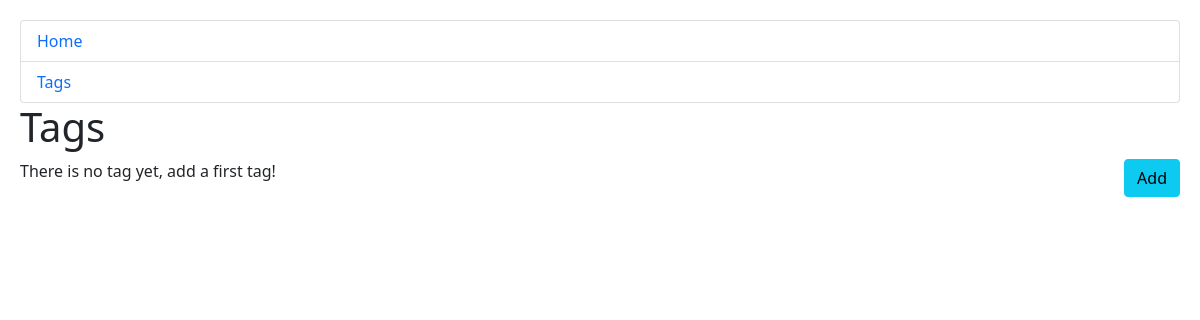
The page /tags/ on the database as committed earlier.
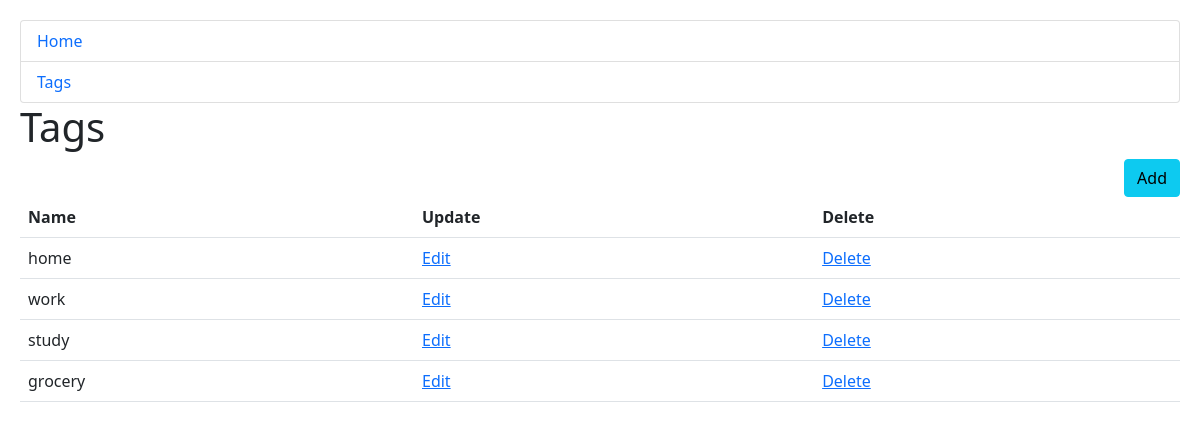
The same page on the database as committed later.
### tasklist/models.py (models this page shows, shortened)
class Tag(models.Model):
    name = models.CharField(max_length=100)

### tasklist/views.py (the view)
# urls.py: path("tags/", TagList.as_view(), name="tags-list"),
class TagList(generic.ListView):
    model = Tag
    context_object_name = "tags_list"
    template_name = "tasklist/tags_list.html"
    queryset = Tag.objects.all()

### templates/tasklist/tags_list.html
{% extends "base.html" %}
{% block content %}
  <h1>Tags</h1>
  <h4><a href="{% url 'tasklist:tag-create' %}" class="btn btn-info add">Add</a></h4>
  {% if tags_list %}
    <table class="table">
      <tr>
        <th>Name</th>
        <th>Update</th>
        <th>Delete</th>
      </tr>
      {% for tag in tags_list %}
        <tr>
          <td>{{ tag.name }}</td>
          <td>
            <a href="{% url 'tasklist:tag-update' pk=tag.id %}" class="">
              Edit
            </a>
          </td>
          <td>
            <a href="{% url 'tasklist:tag-delete' pk=tag.id %}" class="">
              Delete
            </a>
          </td>
        </tr>
      {% endfor %}
    </table>
  {% else %}
    <p>There is no tag yet, add a first tag!</p>
  {% endif %}
{% endblock %}

Rows that differ between the two databases and show on the page:
added Tag: name "home"
added Tag: name "work"
added Tag: name "study"
added Tag: name "grocery"
Other text that changed with them:
text no longer shown: "There is no tag yet, add a first tag!"
text now shown: "Name Update Delete"
